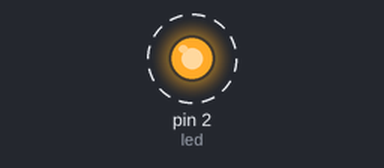
This sketch was run on a simulated Arduino Uno, built with avr-gcc and run on an emulated ATmega328P. Parts: output pins drawn as LEDs (lit = HIGH). Dashed ring = blinking.

Above: at 0.2 s.
Timing chart, 0 to 3.0 s (numbered marks = the images above):
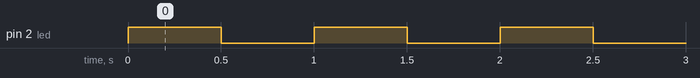

Measured:
- by itself, pin 2 (led): alternates HIGH for 0.50 s and LOW for 0.50 s

The sketch:

codigo.ino
```cpp
// C++ code
//

const int led = 2;

void setup()
{
  pinMode(led, OUTPUT);
}

void loop()
{
  digitalWrite(led, HIGH);
  delay(500); // Wait for 500 millisecond(s)
  digitalWrite(led, LOW);
  delay(500); // Wait for 500 millisecond(s)
}
```
